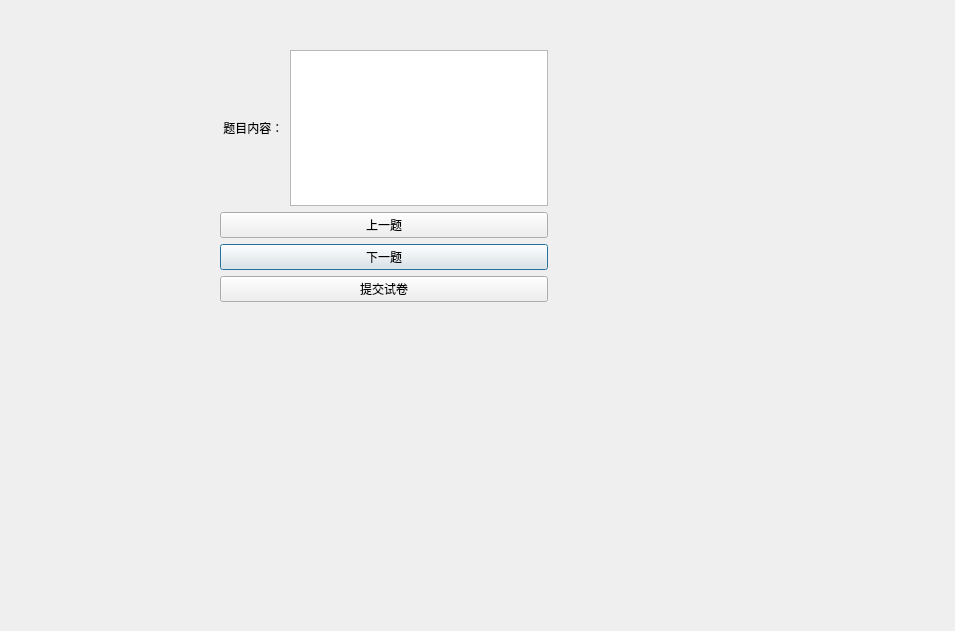
<?xml version="1.0" encoding="UTF-8"?>
<ui version="4.0">
 <class>ExamDialog</class>
 <widget class="QDialog" name="ExamDialog">
  <property name="geometry">
   <rect>
    <x>0</x>
    <y>0</y>
    <width>955</width>
    <height>631</height>
   </rect>
  </property>
  <property name="windowTitle">
   <string>Dialog</string>
  </property>
  <widget class="QWidget" name="layoutWidget">
   <property name="geometry">
    <rect>
     <x>220</x>
     <y>50</y>
     <width>328</width>
     <height>252</height>
    </rect>
   </property>
   <layout class="QVBoxLayout" name="verticalLayout">
    <item>
     <layout class="QHBoxLayout" name="horizontalLayout">
      <item>
       <widget class="QLabel" name="questionLabel">
        <property name="text">
         <string> 题目内容：</string>
        </property>
       </widget>
      </item>
      <item>
       <widget class="QListWidget" name="answerWidget"/>
      </item>
      <item>
       <layout class="QHBoxLayout" name="horizontalLayout_2"/>
      </item>
     </layout>
    </item>
    <item>
     <widget class="QPushButton" name="prevButton">
      <property name="text">
       <string>上一题</string>
      </property>
     </widget>
    </item>
    <item>
     <widget class="QPushButton" name="nextButton">
      <property name="text">
       <string>下一题</string>
      </property>
      <property name="default">
       <bool>true</bool>
      </property>
     </widget>
    </item>
    <item>
     <widget class="QPushButton" name="submitButton">
      <property name="text">
       <string>提交试卷</string>
      </property>
     </widget>
    </item>
   </layout>
  </widget>
 </widget>
 <resources/>
 <connections/>
</ui>
